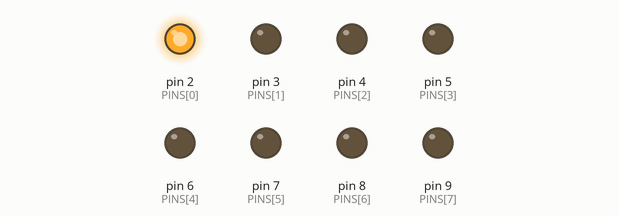
A sketch run on a simulated Arduino Uno, built with avr-gcc and run on an emulated ATmega328P. Parts: output pins drawn as LEDs (lit = HIGH). What the sketch prints to the serial monitor is not drawn.

Above: at 0.1 s.
At 6.1 s:
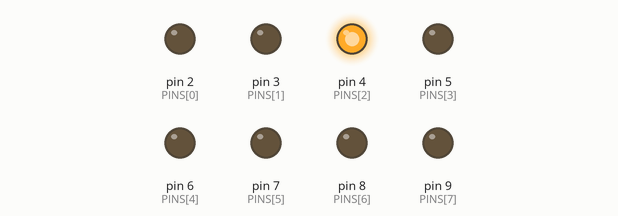
At 9.1 s:
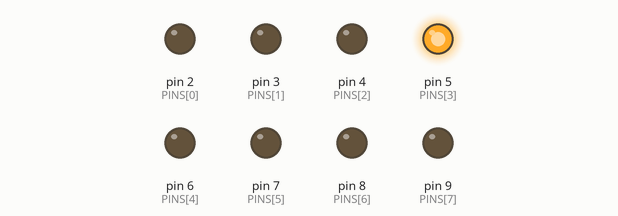
At 18.1 s:
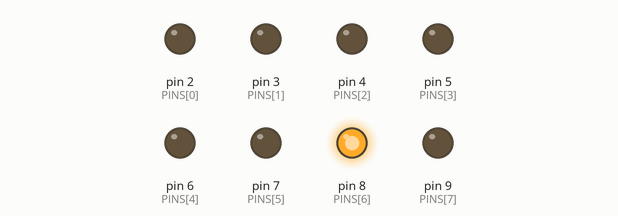
At 27.1 s:
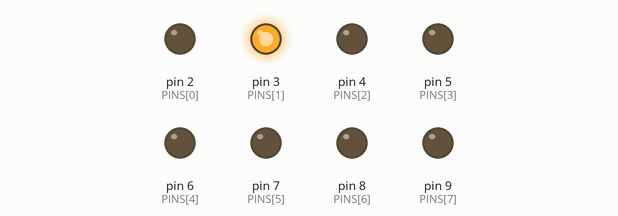
At 36.1 s:
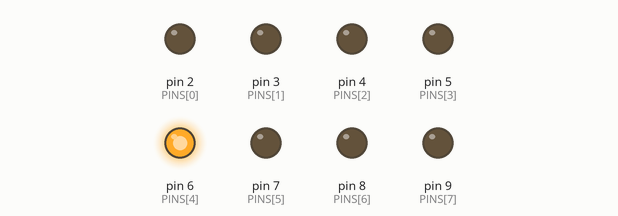
Timing chart, 0 to 40.0 s (numbered marks = the images above):
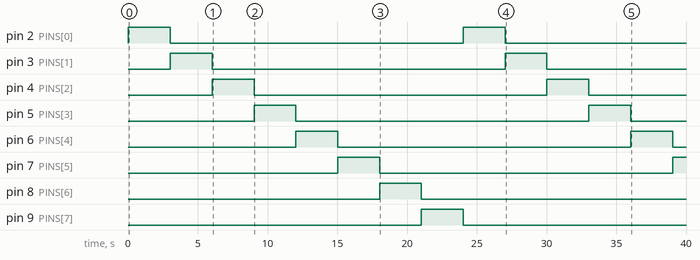

Measured:
- by itself, pin 2 (PINS[0]), pin 3 (PINS[1]), pin 4 (PINS[2]), pin 5 (PINS[3]), pin 6 (PINS[4]): alternates HIGH for 3.0 s and LOW for 21.0 s
- by itself, pin 7 (PINS[5]): LOW → HIGH at 15.0 s, → LOW 3.0 s later, → HIGH 21.0 s later
- by itself, pin 8 (PINS[6]): LOW → HIGH at 18.0 s, → LOW 3.0 s later
- by itself, pin 9 (PINS[7]): LOW → HIGH at 21.0 s, → LOW 3.0 s later

The sketch:

pin_test.ino
```cpp
// 핀 출력 테스트 — 멀티미터로 D2~D9 신호선 검증용 (센서 없이)
//
// 용도: HC-SR04 4채널 배선 문제 진단 중, "아두이노 D핀이 실제로 신호를 내는가?"를
//   멀티미터(DC 전압)로 확인. 정상 펌웨어의 TRIG 펄스는 10us라 멀티미터로 못 잡으므로,
//   이 스케치는 각 핀을 3초씩 HIGH로 '고정'해 육안/계측 확인이 가능하게 한다.
//
// 사용법:
//   1) 센서 선 다 뽑은 맨보드에 업로드
//   2) 멀티미터 DC 전압 모드, 검정탐침=아두이노 GND, 빨강탐침=측정할 D핀
//   3) 시리얼(9600)에 "NOW HIGH: D6" 뜬 동안 그 핀을 짚으면 ~5V, 나머지 핀은 ~0V
//   4) 8개 핀(2~9) 전부 5V까지 오르면 아두이노 출력·핀 정상
//
// TRIG=짝수핀(2,4,6,8), ECHO=홀수핀(3,5,7,9). 여기선 8개 다 OUTPUT으로 구동해 확인.

const int PINS[8] = {2, 3, 4, 5, 6, 7, 8, 9};
const int N = 8;
const unsigned long HOLD_MS = 3000;   // 핀당 HIGH 유지 시간

void setup() {
  for (int i = 0; i < N; i++) {
    pinMode(PINS[i], OUTPUT);
    digitalWrite(PINS[i], LOW);
  }
  Serial.begin(9600);
  Serial.println("PIN TEST: D2~D9 를 하나씩 3초 HIGH. 멀티미터 DC 로 확인(GND 기준).");
}

void loop() {
  for (int i = 0; i < N; i++) {
    for (int j = 0; j < N; j++) digitalWrite(PINS[j], j == i ? HIGH : LOW);
    Serial.print("NOW HIGH: D");
    Serial.println(PINS[i]);
    delay(HOLD_MS);
  }
}
```
